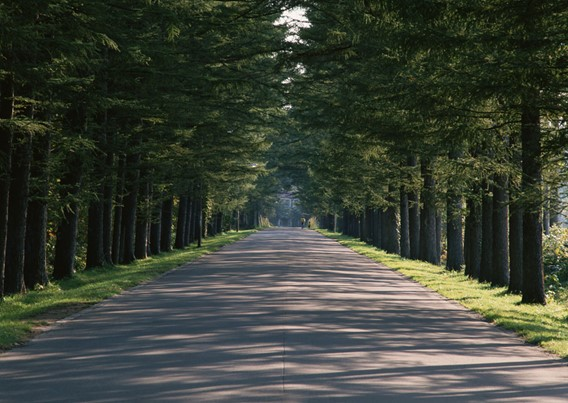
#> input picture hxj/Opencv-python/1.jpg, 568 x 403 px
$ python '角点检测.py'
#> lines starting #> are read from the running program, lines starting #| are printed output that depends on the picture; after the words box and inside, x2 and y2 are one past the last pixel; in counts of white or black regions, pixels touching at a corner belong together
import cv2 as cv
import numpy as np

img = cv.imread('1.jpg')
#> img is the input picture: shape (403, 568, 3); mean B, G, R 54.2, 65.7, 59.9
gray = cv.cvtColor(img, cv.COLOR_BGR2GRAY)
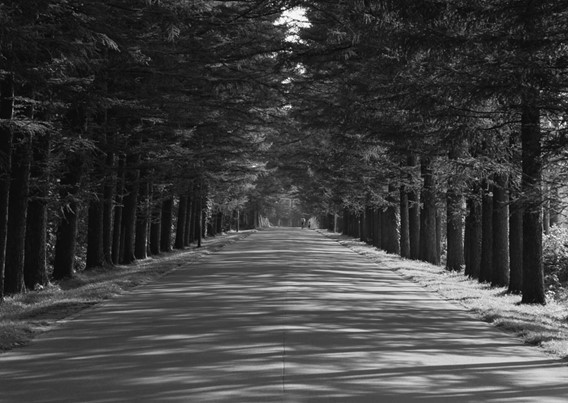
#> gray: shape (403, 568); min 1, max 254, mean 62.6
gray = np.float32(gray)

dst = cv.cornerHarris(gray, 2, 3, 0.01)
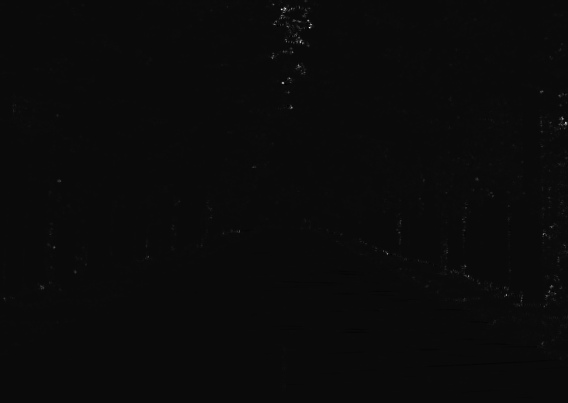
#> dst: shape (403, 568) float32; min -4373114, max 97488152, mean 101816.8; drawn with min black and max white
dst = cv.dilate(dst, None)

ret, dst = cv.threshold(dst, 0.01*dst.max(), 255, 0)
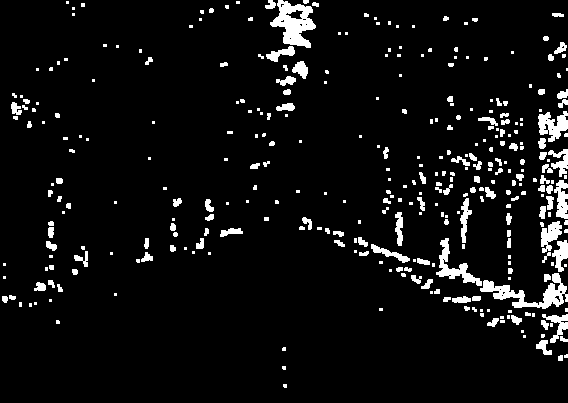
#> dst: shape (403, 568) float32; 6.2% white; 343 white regions (199 under 20 px), largest, box (x1, y1, x2, y2) and area: (270, 0, 316, 48) 1161, (480, 273, 568, 309) 1093, (436, 238, 482, 286) 614
#> ret = 974881.5
dst = np.uint8(dst)
ret, labels, stats, centroids = cv.connectedComponentsWithStats(dst)
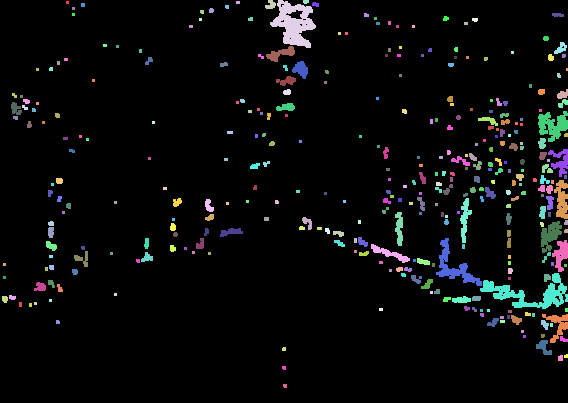
#> labels: shape (403, 568) int32; 344 distinct labels, from 0 to 343; one colour per label, 0 black
#> ret = 344; stats = 344 rows, first 6: [0, 0, 568, 403, 214783], [66, 1, 3, 3, 9], [236, 1, 4, 3, 12], [265, 0, 11, 9, 67], [270, 0, 46, 48, 1161], [303, 0, 6, 4, 21]; centroids = 344 pairs, first value 4 to 566.5, second value 1.29 to 385.4

criteria = cv.TERM_CRITERIA_EPS + cv.TERM_CRITERIA_MAX_ITER, 100, 0.001

corners = cv.cornerSubPix(gray, np.float32(centroids), (5, 5), (-1, -1), criteria)
#> corners = 344 pairs, first value 2.39 to 566.5, second value 0.744 to 384.9

res = np.hstack((centroids, corners))
#> res = 344 rows, first 6: [275.7, 202, 277.5, 200.4], [67, 2, 67, 2], [237.5, 2, 235.1, 0.744], [270.3, 4.51, 271.8, 3.49], [293.7, 23.1, 295.1, 19.72], [305.4, 1.29, 305.4, 1.29]
res = np.int0(res)
#> res = 344 rows, first 6: [275, 201, 277, 200], [67, 2, 67, 2], [237, 2, 235, 0], [270, 4, 271, 3], [293, 23, 295, 19], [305, 1, 305, 1]


img[res[:, 1], res[:, 0]] = [0, 255, 0]
img[res[:, 3], res[:, 2]] = [0, 0, 255]
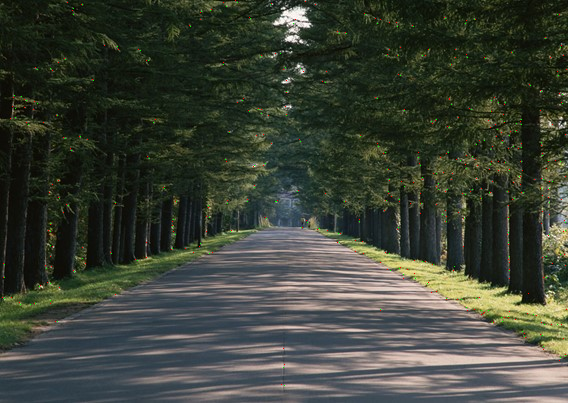
#> img: shape (403, 568, 3); mean B, G, R 54, 65.7, 60

cv.imshow('dst', img)
if cv.waitKey(0) & 0xff == 27:
#> (key Esc is pressed here)
    cv.destroyAllWindows()
